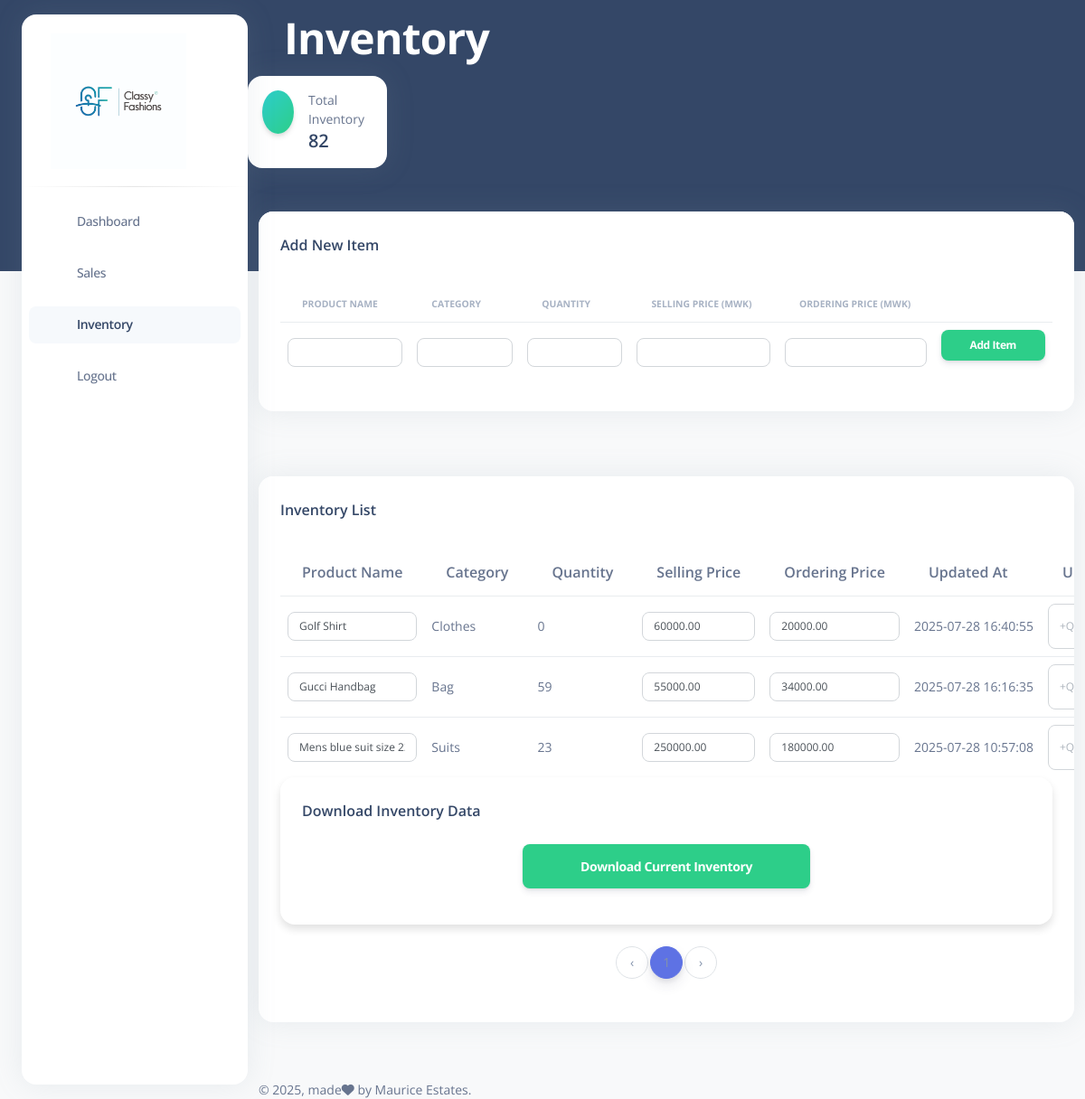
Screenshot of /pages/inventory.php (signed in) with the database file from the repository.
### tables this page shows
CREATE TABLE `inventory` (
  `id` int(11) NOT NULL,
  `product_name` varchar(100) NOT NULL,
  `category` varchar(50) DEFAULT NULL,
  `quantity` int(11) DEFAULT 0,
  `updated_at` timestamp NOT NULL DEFAULT current_timestamp() ON UPDATE current_timestamp(),
  `selling_price` decimal(10,2) DEFAULT NULL,
  `ordering_price` decimal(10,2) DEFAULT NULL
);

### pages/inventory.php (the view, shortened to what this page needs)
<?php
include '../includes/db.php';
$from = $_GET['from'] ?? '';
$to = $_GET['to'] ?? '';
$page = isset($_GET['page']) ? max(1, intval($_GET['page'])) : 1;
$limit = 5;
$offset = ($page - 1) * $limit;
$where = "";
$params = [];
$totalInventoryResult = $conn->query("SELECT SUM(quantity) as total_inventory FROM inventory");
$totalInventory = $totalInventoryResult->fetch_assoc()['total_inventory'] ?? 0;
$sql = "SELECT * FROM inventory $where ORDER BY updated_at DESC LIMIT ? OFFSET ?";
$params[] = $limit;
$params[] = $offset;
$stmt = $conn->prepare($sql);
$stmt->bind_param(str_repeat("s", count($params)), ...$params);
$stmt->execute();
$result = $stmt->get_result();
$countSql = "SELECT COUNT(*) as total FROM inventory $where";
$countStmt = $conn->prepare($countSql);
$countStmt->execute();
$countResult = $countStmt->get_result();
$totalItems = $countResult->fetch_assoc()['total'];
$totalPages = ceil($totalItems / $limit);
?>
<!DOCTYPE html>
<html lang="en">
<head>
  <link href="https://demos.creative-tim.com/argon-dashboard-pro/assets/css/nucleo-icons.css" rel="stylesheet" />
  <link href="https://demos.creative-tim.com/argon-dashboard-pro/assets/css/nucleo-svg.css" rel="stylesheet" />
  <link id="pagestyle" href="../assets/css/argon-dashboard.css?v=2.1.0" rel="stylesheet" />
</head>
<body class="g-sidenav-show   bg-gray-100">
<div class="min-height-300 bg-dark position-absolute w-100"></div>
  <aside class="sidenav bg-white navbar navbar-vertical navbar-expand-xs border-0 border-radius-xl my-3 fixed-start ms-4 " id="sidenav-main">
    <div class="sidenav-header">
      <a class="navbar-brand m-0 d-flex align-items-center" href="../dashboard.php">
  <img src="../assets/img/cflogo.jpg" style="height: 150px; width: auto; max-height: none;" alt="main_logo">
</a>
    </div>
    <hr class="horizontal dark mt-0">
    <div class="collapse navbar-collapse  w-auto h-auto " id="sidenav-collapse-main">
      <ul class="navbar-nav">
        <li class="nav-item ">
          <a class="nav-link " href="../dashboard.php">
            <div class="icon icon-shape icon-sm border-radius-md text-center me-2 d-flex align-items-center justify-content-center">
            </div>
            <span class="nav-link-text ms-1">Dashboard</span>
          </a>
        </li>
        <li class="nav-item mt-3">
          <a class="nav-link " href="./sales.php">
            <div class="icon icon-shape icon-sm border-radius-md text-center me-2 d-flex align-items-center justify-content-center">
            </div>
            <span class="nav-link-text ms-1">Sales</span>
          </a>
        </li>
        <li class="nav-item mt-3">
              <a class="nav-link active" href="./inventory.php">
              <div class="icon icon-shape icon-sm border-radius-md text-center me-2 d-flex align-items-center justify-content-center">
            </div>
            <span class="nav-link-text ms-1">Inventory</span>
          </a>
        </li>
        <li class="nav-item mt-3">
          <a class="nav-link" href="../actions/logout.php">
            <div class="icon icon-shape icon-sm border-radius-md text-center me-2 d-flex align-items-center justify-content-center">
            </div>
            <span class="nav-link-text ms-1">Logout</span>
          </a>
        </li>
      </ul>
    </div>
  </aside>
  <main class="main-content position-relative border-radius-lg ">
    <nav class="navbar navbar-main navbar-expand-lg px-0 mx-4 shadow-none border-radius-xl " id="navbarBlur" data-scroll="false">
      <div class="container-fluid py-1 px-3">
        <nav aria-label="breadcrumb">
          <h1 class="font-weight-bolder text-white mb-0">Inventory</h1>
        </nav>
        </nav>
         <div class="col-lg-2 col-sm-6 mb-4">
      <div class="card">
        <div class="card-body p-3">
          <div class="d-flex">
            <div class="icon icon-shape bg-gradient-success text-white rounded-circle shadow">
            </div>
            <div class="ms-3">
              <p class="text-sm mb-0 text-capitalize">Total Inventory</p>
              <h5 class="mb-0"><?= $totalInventory ?></h5>
            </div>
          </div>
        </div>
      </div>
    </div>
<div class="container-fluid py-4">
  <div class="row">
    <div class="col-12">
      <div class="card mb-4">
        <div class="card-header pb-0">
          <h6>Add New Item</h6>
        </div>
        <div class="card-body px-0 pt-0 pb-2">
          <div class="table-responsive p-4">
            <form action="../actions/insert_inventory.php" method="POST">
              <table class="table align-items-center mb-0">
                <thead>
                  <tr>
                    <th class="text-uppercase text-secondary text-xxs font-weight-bolder opacity-7">Product Name</th>
                    <th class="text-uppercase text-secondary text-xxs font-weight-bolder opacity-7">Category</th>
                    <th class="text-uppercase text-secondary text-xxs font-weight-bolder opacity-7">Quantity</th>
                    <th class="text-uppercase text-secondary text-xxs font-weight-bolder opacity-7">Selling Price (MWK)</th>
                    <th class="text-uppercase text-secondary text-xxs font-weight-bolder opacity-7">Ordering Price (MWK)</th>
                    <th></th>
                  </tr>
                </thead>
                <tbody>
                  <tr>
                    <td>
                      <input type="text" name="product_name" class="form-control form-control-sm" required>
                    </td>
                    <td>
                      <input type="text" name="category" class="form-control form-control-sm" required>
                    </td>
                    <td>
                      <input type="number" name="quantity" class="form-control form-control-sm" required>
                    </td>
                    <td>
                      <input type="number" step="0.01" name="selling_price" class="form-control form-control-sm" required>
                    </td>
                    <td>
                      <input type="number" step="0.01" name="ordering_price" class="form-control form-control-sm" required>
                    </td>
                    <td>
                      <button type="submit" class="btn btn-sm btn-success">Add Item</button>
                    </td>
                  </tr>
                </tbody>
              </table>
            </form>
          </div>
        </div>
      </div>
    </div>
  </div>
</div>
<div class="container-fluid py-4">
  <div class="row">
    <div class="col-12">
      <div class="card mb-4">
        <div class="card-header d-flex justify-content-between align-items-center pb-0">
          <h6>Inventory List</h6>
        </div>
        <div class="card-body px-0 pt-0 pb-2">
          <div class="table-responsive p-4" style="overflow-x: auto;">
            <table class="table align-items-center mb-0" style="min-width: 1000px;">
              <thead>
                <tr>
                  <th>Product Name</th>
                  <th>Category</th>
                  <th>Quantity</th>
                  <th>Selling Price</th>
                  <th>Ordering Price</th>
                  <th>Updated At</th>
                  <th>Update Stock</th>
                </tr>
              </thead>
              <tbody>
  <?php if ($result->num_rows > 0): ?>
    <?php while($row = $result->fetch_assoc()): ?>
      <tr>
        <form action="../actions/update_inventory.php" method="POST" class="align-middle">
          <td>
            <input type="text" name="product_name" class="form-control form-control-sm" value="<?= htmlspecialchars($row['product_name']) ?>">
          </td>
          <td>
            <p class="text-sm mb-0"><?= htmlspecialchars($row['category']) ?></p>
          </td>
          <td>
            <p class="text-sm mb-0"><?= $row['quantity'] ?></p>
          </td>
          <td>
            <input type="number" name="selling_price" class="form-control form-control-sm" step="0.01" value="<?= $row['selling_price'] ?>">
          </td>
          <td>
            <input type="number" name="ordering_price" class="form-control form-control-sm" step="0.01" value="<?= $row['ordering_price'] ?>">
          </td>
          <td>
            <p class="text-sm mb-0"><?= $row['updated_at'] ?></p>
          </td>
          <td>
            <div class="d-flex flex-column flex-md-row gap-1">
              <input type="number" name="add_quantity" class="form-control form-control-sm" placeholder="+Qty" min="1" style="width: 70px;">
            </div>
          </td>
        </form>
      </tr>
    <?php endwhile; ?>
  <?php else: ?>
    <tr>
      <td colspan="7" class="text-center text-secondary">No inventory items found.</td>
    </tr>
  <?php endif; ?>
</tbody>
            </table>
<div class="card shadow-sm border-0 mb-4">
  <div class="card-header pb-0 d-flex justify-content-between align-items-center">
    <h6 class="mb-0">Download Inventory Data</h6>
  </div>
  <div class="card-body text-center">
    <a href="../actions/download_inventory.php" class="btn btn-success btn-lg w-27">
      Download Current Inventory
    </a>
  </div>
</div>
            <nav aria-label="Inventory pagination">
              <ul class="pagination justify-content-center mt-4">
                <li class="page-item <?= ($page <= 1) ? 'disabled' : '' ?>">
                  <a class="page-link" href="?page=<?= $page - 1 ?>&from=<?= $from ?>&to=<?= $to ?>" aria-label="Previous">‹</a>
                </li>
                <?php
                $visiblePages = 5;
                $startPage = max(1, $page - floor($visiblePages / 2));
                $endPage = min($totalPages, $startPage + $visiblePages - 1);
                $startPage = max(1, $endPage - $visiblePages + 1);
                for ($i = $startPage; $i <= $endPage; $i++):
                ?>
                  <li class="page-item <?= ($page == $i) ? 'active' : '' ?>">
                    <a class="page-link" href="?page=<?= $i ?>&from=<?= $from ?>&to=<?= $to ?>"><?= $i ?></a>
                  </li>
                <?php endfor; ?>
                <li class="page-item <?= ($page >= $totalPages) ? 'disabled' : '' ?>">
                  <a class="page-link" href="?page=<?= $page + 1 ?>&from=<?= $from ?>&to=<?= $to ?>" aria-label="Next">›</a>
                </li>
              </ul>
            </nav>
          </div>
        </div>
      </div>
    </div>
  </div>
</div>
      <footer class="footer pt-3  ">
        <div class="container-fluid">
          <div class="row align-items-center justify-content-lg-between">
            <div class="col-lg-6 mb-lg-0 mb-4">
              <div class="copyright text-center text-sm text-muted text-lg-start">
                © ,
                made<i class="fa fa-heart"></i> by
                Maurice Estates.
              </div>
            </div>
          </div>
        </div>
      </footer>
  </main>
</body>
</html>

### rows the page displays
inventory: product_name "Golf Shirt", category "Clothes", quantity "0", selling_price "60000.00", ordering_price "20000.00", updated_at "2025-07-28 16:40:55"
inventory: product_name "Gucci Handbag", category "Bag", quantity "59", selling_price "55000.00", ordering_price "34000.00", updated_at "2025-07-28 16:16:35"
inventory: product_name "Mens blue suit size 23", category "Suits", quantity "23", selling_price "250000.00", ordering_price "180000.00", updated_at "2025-07-28 10:57:08"

### other values shown
$totalInventory "82"
